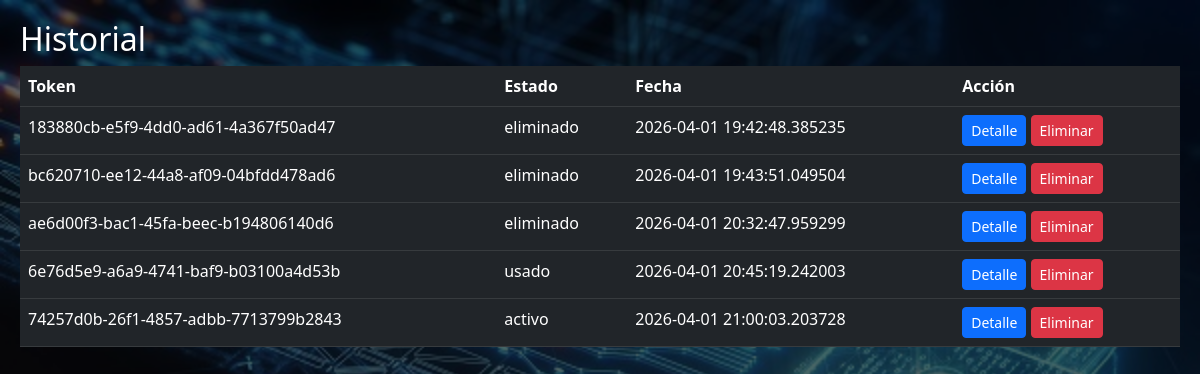
The app's page /historial (signed in) with its own data.
### tables this page shows
CREATE TABLE messages (
        id INTEGER PRIMARY KEY AUTOINCREMENT,
        user_id INTEGER,
        texto_cifrado TEXT,
        token TEXT,
        estado TEXT,
        fecha_creacion TEXT,
        fecha_uso TEXT,
        expiracion TEXT
    );

### app.py (the view)
@app.route("/historial")
def historial():
    if "user_id" not in session:
        return redirect("/")
    conn = sqlite3.connect("database.db")
    c = conn.cursor()
    c.execute("SELECT * FROM messages WHERE user_id=?", (session["user_id"],))
    data = c.fetchall()
    conn.close()
    return render_template("historial.html", data=data)

### templates/historial.html
{% extends "base.html" %}
{% block content %}
<h2>{{ titulo if titulo else "Historial" }}</h2>
<table class="table table-dark">
<tr>
<th>Token</th><th>Estado</th><th>Fecha</th><th>Acción</th>
</tr>
{% for m in data %}
<tr>
<td>{{ m[3] }}</td>
<td>{{ m[4] }}</td>
<td>{{ m[5] }}</td>
<td>
<a href="/historial_detalle/{{ m[3] }}" class="btn btn-primary btn-sm">Detalle</a>
<a href="/eliminar/{{ m[3] }}" class="btn btn-danger btn-sm">Eliminar</a>
</td>
</tr>
{% endfor %}
</table>
{% endblock %}

### templates/base.html (shortened to what this page needs)
<!DOCTYPE html>
<html>
<head>
<link href="https://cdn.jsdelivr.net/npm/bootstrap@5.3.0/dist/css/bootstrap.min.css" rel="stylesheet">
</head>
<body>
<div class="overlay">
{% block content %}{% endblock %}
</div>
</body>
</html>

### records on screen
messages: token "183880cb-e5f9-4dd0-ad61-4a367f50ad47", estado "eliminado", fecha_creacion "2026-04-01 19:42:48.385235"
messages: token "bc620710-ee12-44a8-af09-04bfdd478ad6", estado "eliminado", fecha_creacion "2026-04-01 19:43:51.049504"
messages: token "ae6d00f3-bac1-45fa-beec-b194806140d6", estado "eliminado", fecha_creacion "2026-04-01 20:32:47.959299"
messages: token "6e76d5e9-a6a9-4741-baf9-b03100a4d53b", estado "usado", fecha_creacion "2026-04-01 20:45:19.242003"
messages: token "74257d0b-26f1-4857-adbb-7713799b2843", estado "activo", fecha_creacion "2026-04-01 21:00:03.203728"

### other values on screen
{{ titulo if titulo else "Historial" }} "Historial"
